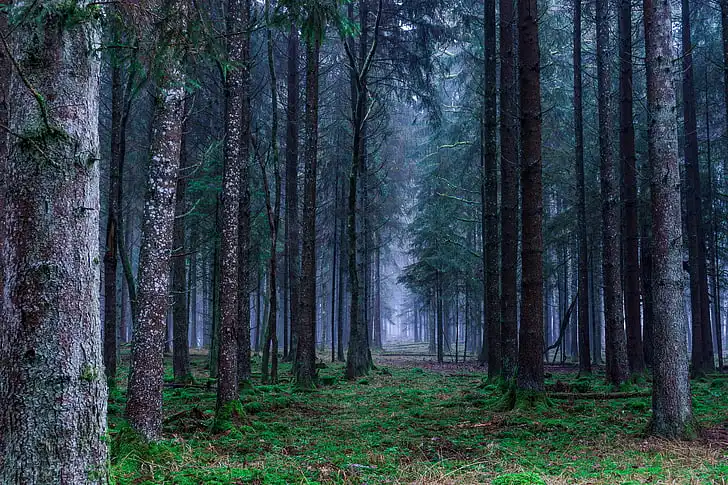
#> input picture ImageEnage/Image/Forest7.jpg, 728 x 485 px, found by its file name
$ python ACE.py
#> lines starting #> are read from the running program, lines starting #| are printed output that depends on the picture
#第二步：局部自适应滤波重建亮度--并最后转化为RGB色彩空间
#自动色彩均衡算法ACE
#Rizzi等依据Retinex理论提出了自动颜色均衡算法，该算法考虑了图像中颜色和亮度的空间位置关系，进行局部特性的自适应滤波，
# 实现具有局部和非线性特征的图像亮度与色彩调整和对比度调整，同时满足灰色世界理论假设和白色斑点
#OpenCV—python 自动色彩均衡（ACE）
import os
import time

import cv2
import numpy as np
import math

from PIL import Image

from ImageEnage.Transform import __Rgb2Hsi, rgbtohsi


def stretchImage(data, s=0.005, bins = 2000): #线性拉伸，去掉最大最小0.5%的像素值，然后线性拉伸至[0,1]
    ht = np.histogram(data, bins);
    d = np.cumsum(ht[0])/float(data.size)
    lmin = 0; lmax=bins-1
    while lmin<bins:
        if d[lmin]>=s:
            break
        lmin+=1
    while lmax>=0:
        if d[lmax]<=1-s:
            break
        lmax-=1
    return np.clip((data-ht[1][lmin])/(ht[1][lmax]-ht[1][lmin]), 0,1)

g_para = {}

def getPara(radius = 5): #根据半径计算权重参数矩阵
    global g_para
    m = g_para.get(radius, None)
    if m is not None:
        return m
    size = radius*2+1
    m = np.zeros((size, size))
    for h in range(-radius, radius+1):
        for w in range(-radius, radius+1):
            if h==0 and w==0:
                continue
            m[radius+h, radius+w] = 1.0/math.sqrt(h**2+w**2)
            m /= m.sum()
            g_para[radius] = m
    return m

def zmIce(I, ratio=4, radius=300): #常规的ACE实现
    para = getPara(radius)
    height,width = I.shape
    zh,zw = [0]*radius + [x for x in range(height)] + [height-1]*radius, [0]*radius + [x for x in range(width)] + [width -1]*radius
    Z = I[np.ix_(zh, zw)]
    res = np.zeros(I.shape)
    for h in range(radius*2+1):
        for w in range(radius*2+1):
            if para[h][w] == 0:
                continue
            res += (para[h][w] * np.clip((I-Z[h:h+height, w:w+width])*ratio, -1, 1))
    return res


def zmIceFast(I, ratio, radius): #单通道ACE快速增强实现
    height, width = I.shape[:2]
    if min(height, width) <=2:
        return np.zeros(I.shape)+0.5
    Rs = cv2.resize(I, ((width+1)//2, (height+1)//2))
    Rf = zmIceFast(Rs, ratio, radius) #递归调用
    Rf = cv2.resize(Rf, (width, height))
    Rs = cv2.resize(Rs, (width, height))
    return Rf+zmIce(I,ratio, radius)-zmIce(Rs,ratio,radius)


def zmIceColor(I, ratio=2, radius=4): #rgb三通道分别增强，ratio是对比度增强因子2，radius是卷积模板半径4
#> called with ratio = 2, radius = 4
    res = np.zeros(I.shape)
#> res: shape (485, 728, 3) float64; every value is 0
    for k in range(3):
        res[:,:,k] = stretchImage(zmIceFast(I[:,:,k], ratio, radius))
#> this loop made 3 passes
#> pass 1, in zmIceFast, `Rs = cv2.resize(I, ((width+1)//2, (height+1)//2))`:
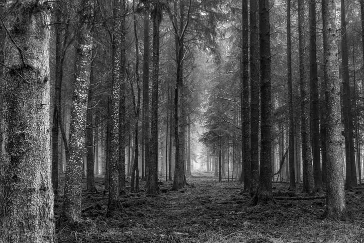
#> Rs: shape (243, 364) float64; min 0, max 1, mean 0.286
#> pass 1, in zmIceFast (call 2), `Rs = cv2.resize(I, ((width+1)//2, (height+1)//2))`:
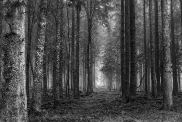
#> Rs: shape (122, 182) float64; min 0.014, max 0.932, mean 0.286
#> pass 1, in zmIceFast (call 3), `Rs = cv2.resize(I, ((width+1)//2, (height+1)//2))`:
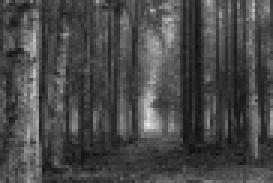
#> Rs: shape (61, 91) float64 (shown 3 times larger); min 0.063, max 0.923, mean 0.286
#> pass 1, in zmIceFast (call 4), `Rs = cv2.resize(I, ((width+1)//2, (height+1)//2))`:
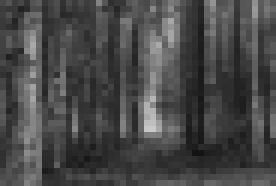
#> Rs: shape (31, 46) float64 (shown 6 times larger); min 0.0768, max 0.789, mean 0.285
#> after the loop:
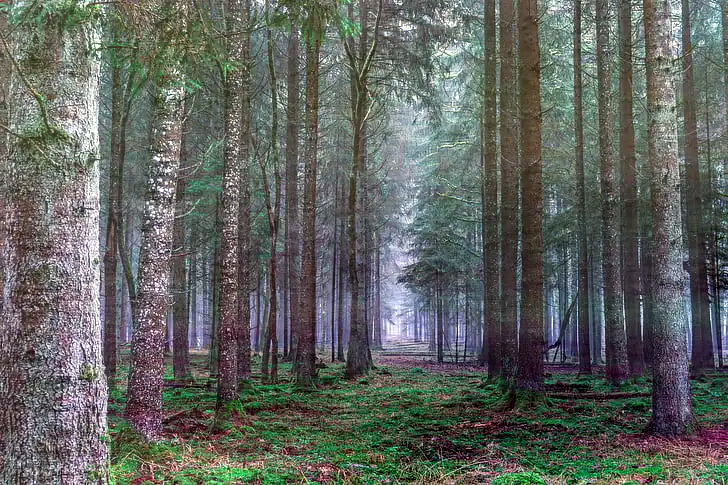
#> res: shape (485, 728, 3) float64; mean B, G, R 0.38, 0.397, 0.381
    return res

if __name__ == '__main__':

    #获取原图像对应的图像矩阵--RGB三通道
    Img_Rgb = cv2.imread("../Image/.jpg")
    #将RGB通道转换为HSV通道
    # HSV_img = cv2.cvtColor(Img_Rgb, cv2.COLOR_BGR2HSV)
    # m1=(zmIceColor(HSV_img/255.0)*255).astype(np.float32)
    # Img_Rgb=cv2.cvtColor(m1,cv2.COLOR_HSV2BGR)
    begin = time.time()
    m = zmIceColor(cv2.imread('../Image/Forest7.jpg')/255.0)*255  #cv2.imread('Test.jpg')/255.0
    end = time.time()
    cv2.imwrite('Forest7.jpg', m)
    #cv2.imwrite('TestTwo.jpg',Img_Rgb)

    print(int(round(end * 1000)) - int(round(begin * 1000)))

$ run again, with ImageEnage/Test.jpg copied over ImageEnage/Image/Forest7.jpg
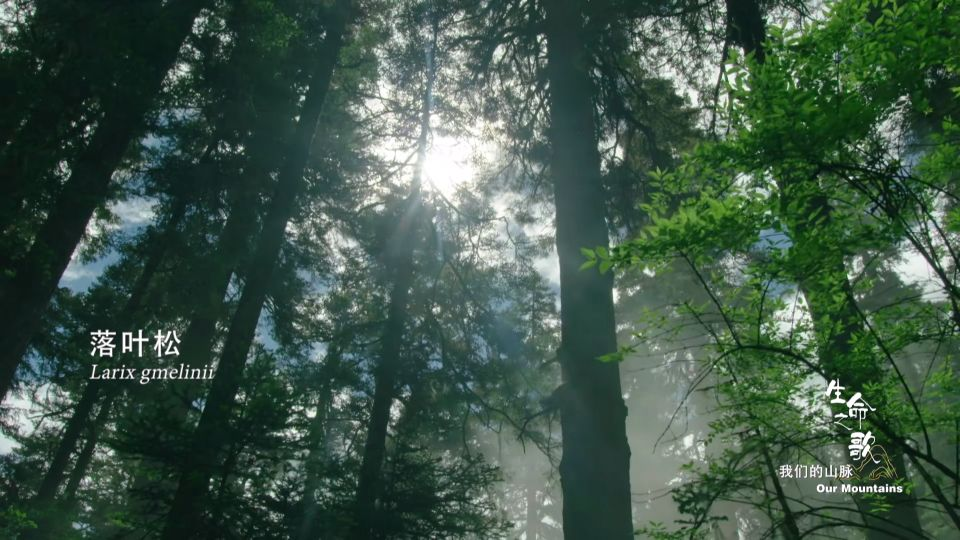
#> input picture ImageEnage/Test.jpg, 960 x 540 px, found by its file name
#> the loop in zmIceColor, `for k in range(3):` made 3 passes
#> pass 1, in zmIceFast (call 4), `Rs = cv2.resize(I, ((width+1)//2, (height+1)//2))`:
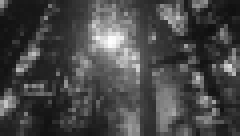
#> Rs: shape (34, 60) float64 (shown 4 times larger); min 0.062, max 0.999, mean 0.282
#> after the loop in zmIceColor, `for k in range(3):`:
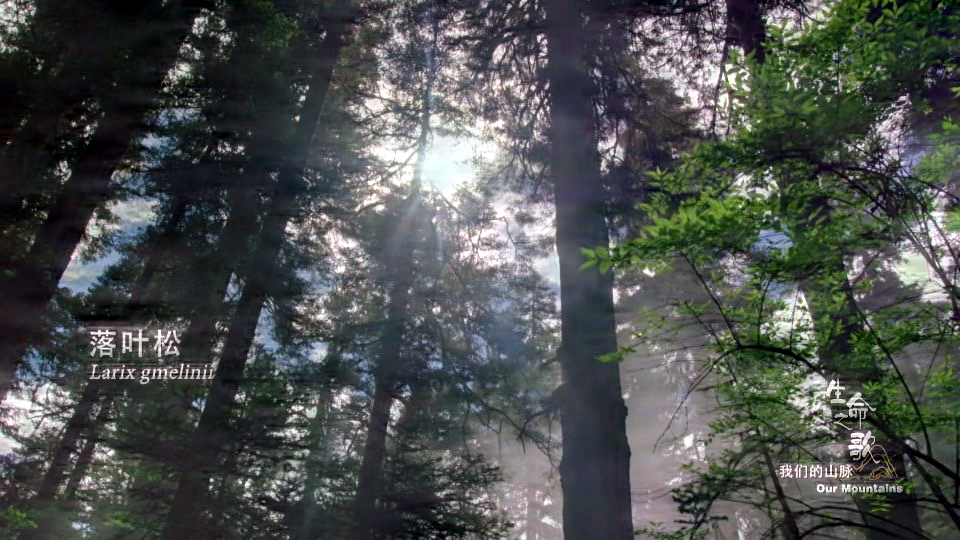
#> res: shape (540, 960, 3) float64; mean B, G, R 0.308, 0.314, 0.299

$ run again, with ImageEnage/Image/Forest0.jpg copied over ImageEnage/Image/Forest7.jpg
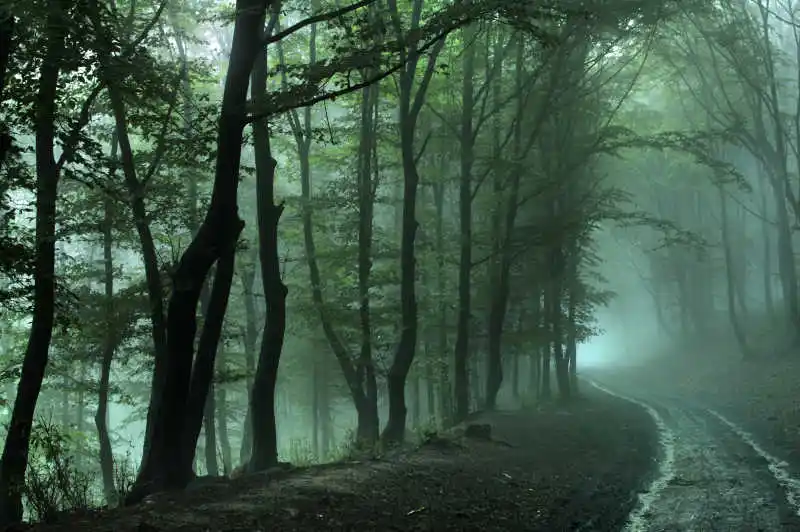
#> input picture ImageEnage/Image/Forest0.jpg, 800 x 532 px, found by its file name
#> the loop in zmIceColor, `for k in range(3):` made 3 passes
#> pass 1, in zmIceFast (call 4), `Rs = cv2.resize(I, ((width+1)//2, (height+1)//2))`:
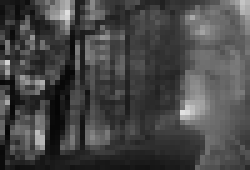
#> Rs: shape (34, 50) float64 (shown 5 times larger); min 0.0231, max 0.883, mean 0.28
#> after the loop in zmIceColor, `for k in range(3):`:
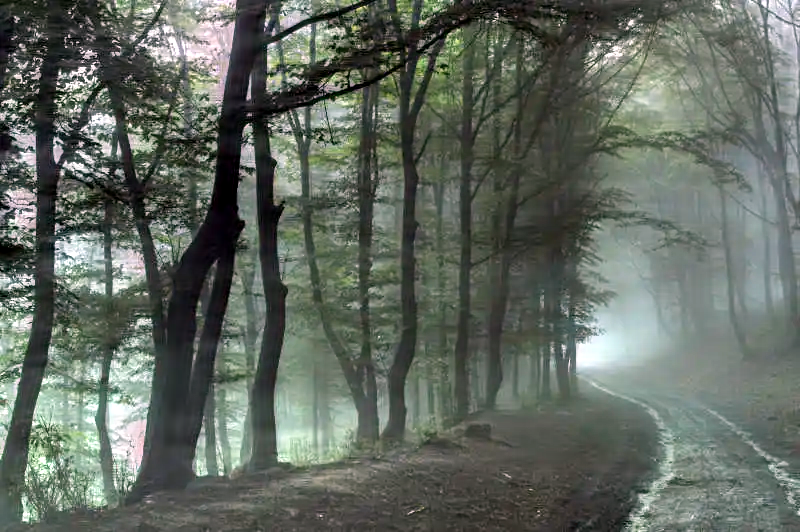
#> res: shape (532, 800, 3) float64; mean B, G, R 0.382, 0.417, 0.385
